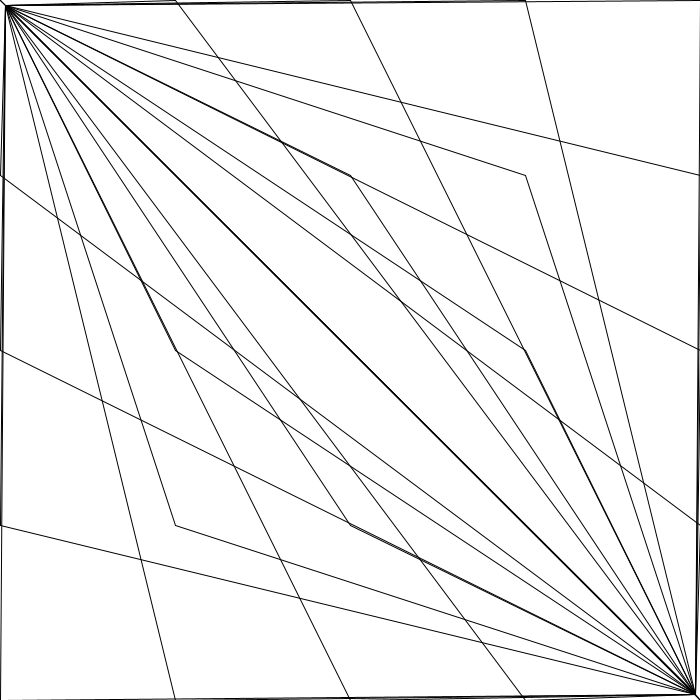
Frame 1 (no input)
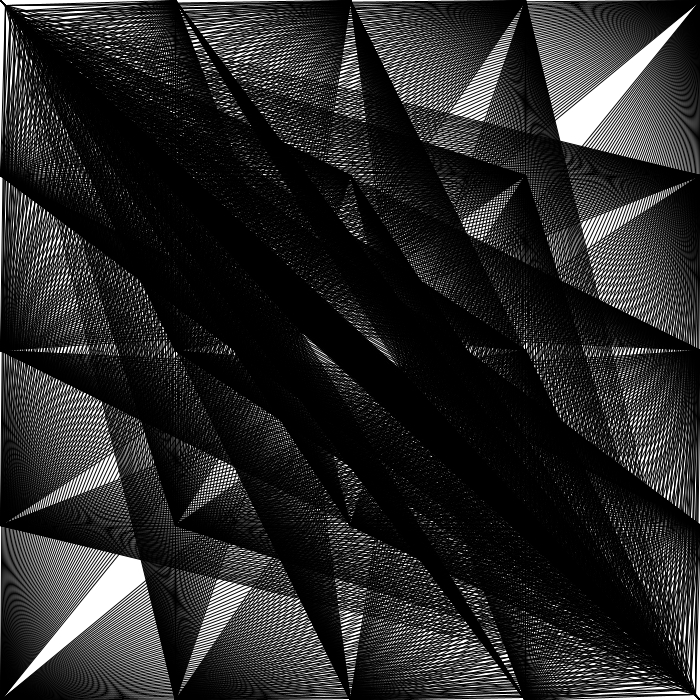
Frame 60 (the mouse pressed at the canvas centre just before this capture)
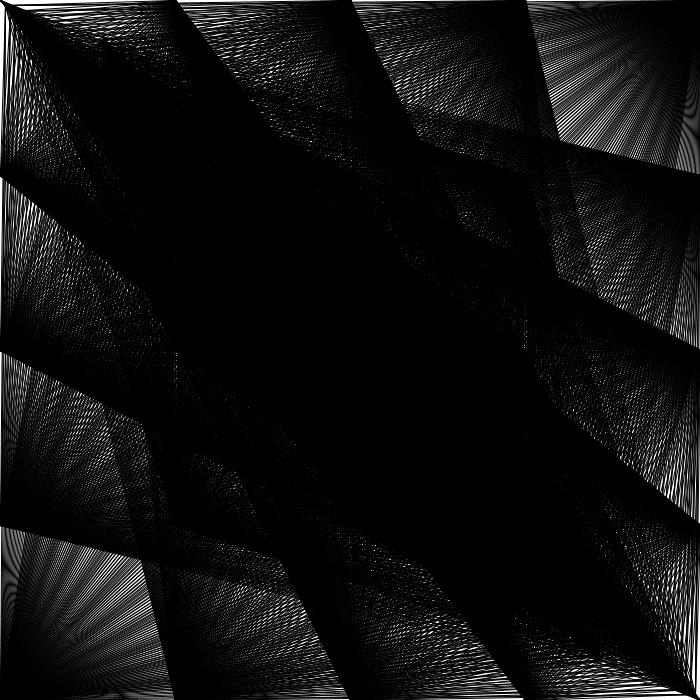
Frame 120 (the mouse held since frame 60 and released just before this capture)

The Processing sketch that drew these frames (run headless with seeded random() and noise(); from frame 60 on, the mouse is pressed at the canvas centre):

// Processing sketch: processing_20506
// ── processing_20506.pde

//Week 3 Homework
//Graham Strang
float x;
float y;
float directionX;
float directionY;
float z;
float w;
float directionZ;
float directionW;


void setup(){
  size(700, 700);
  smooth();
  background(255);
  frameRate(30);
  x = 0;                            // variable set
  y = 0;
  directionX = 5;
  directionY = 5.5;
  z = width;                            // variable set
  w = height;
  directionZ = -5;
  directionW = -5.5;
  
}

void draw(){

 
 x += directionX;                  //setup of line vertex motion
 y += directionY;
 z += directionZ;                  //setup of line vertex motion
 w += directionW;
 
 if (x > width){                   //color and direction changes
   directionX = -5;
   stroke(255,0,0,10);
  
 }
 if (y > height){
   directionY = -5.5;
   stroke(0,255,0,10);
 }
 if (x <  0){
   directionX = 5;
   stroke(0,0,255,10);
 }
 if (y < 0){
   directionY = 5.5;
   stroke(0,0,0,10);
 }
 
 if (z > width){                   //color and direction changes
   directionZ = -5;
  
 }
 if (w > height){
    directionW = -5.5;
    
    
 }
 if (z <  0){
   directionZ = 5;
  
 }
 if (w < 0){
   directionW = 5.5;
  
 }
 
  for (int i = 0; i <= width; i += width/4){      //lines
    for(int j = 0; j <= height; j += width/4){
      strokeWeight(1);
      line(i, j, x, y);
    }
  }
  for (int l = 0; l <= width; l += width/4){      //lines
    for(int k = 0; k <= height; k += width/4){
      strokeWeight(1);
      line(l, k, z, w);
    }
  }
  //ellipse(x+random(-10,10), y+random(-10,10),5,5);
}
